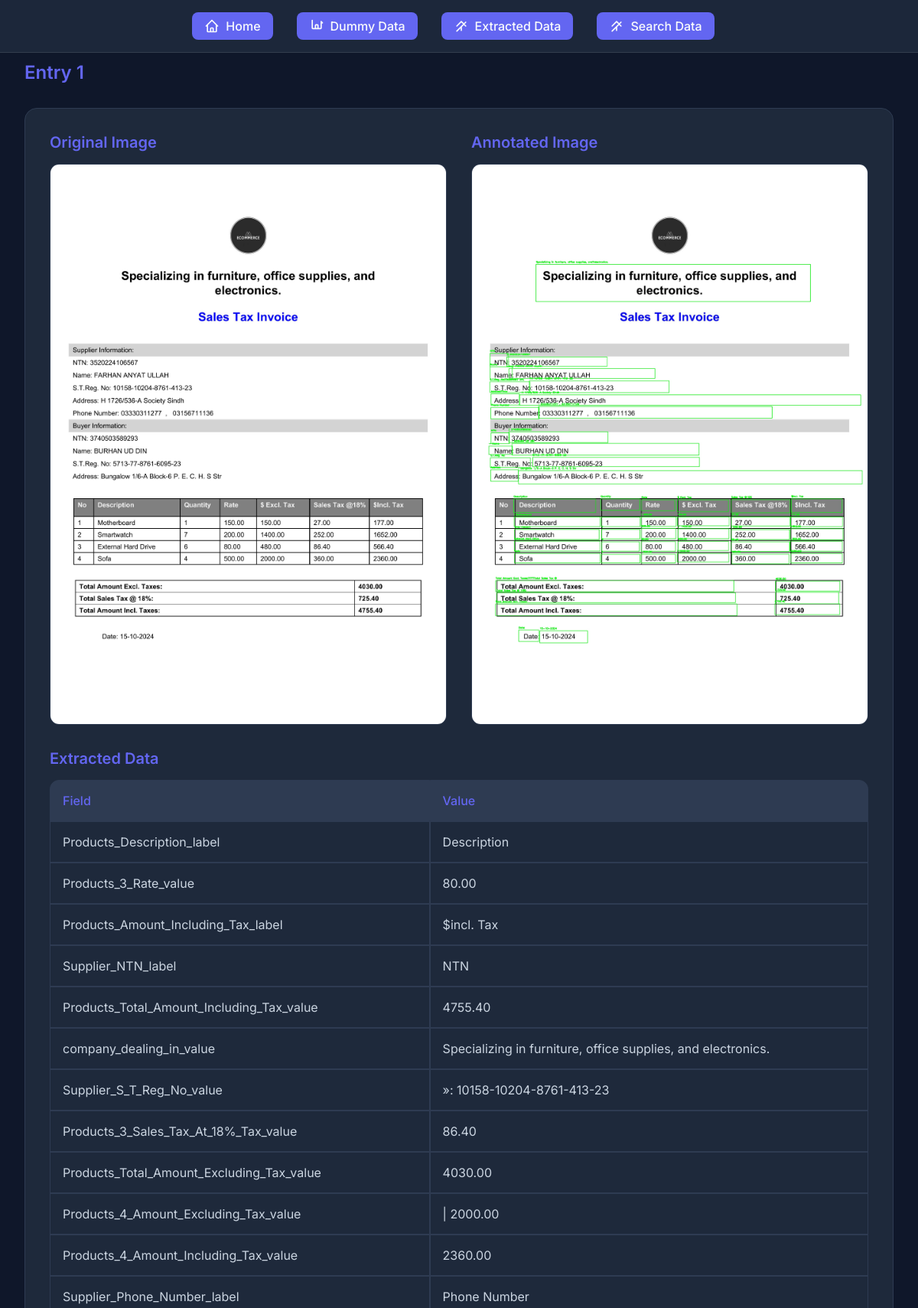
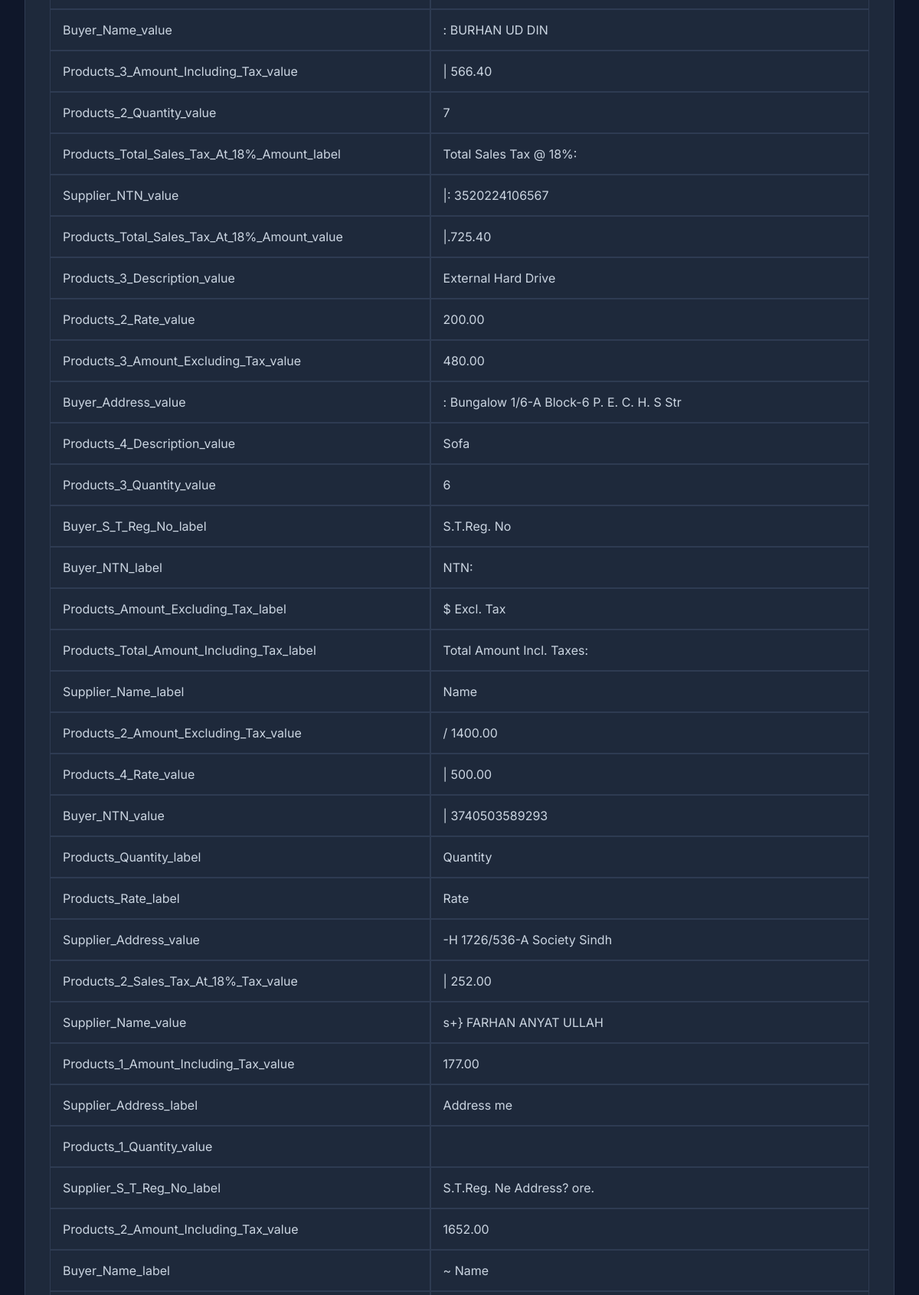
Screenshot of /App/show_extracted_data/ (upper part) with the database file from the repository (2 pictures, top to bottom).
### App/models.py (models this page shows, shortened)
class AnnotatedImage(models.Model):
    original_image = models.ImageField(upload_to='original_images/')
    annotated_image = models.ImageField(upload_to='annotated_images/')
    annotations = models.JSONField()  # Store annotations as JSON
    uploaded_at = models.DateTimeField(auto_now_add=True)
    ntn_number = models.CharField(max_length=50, blank=True, null=True)  # Add NTN field

### App/views.py (the view)
# urls.py: path('show_extracted_data/', views.show_extracted_data, name='show_extracted_data'),
def show_extracted_data(request):
    annotated_images = AnnotatedImage.objects.all()
    return render(request, 'firstApp/show_extracted_data.html', {
        'annotated_images': annotated_images,
    })

### templates/firstApp/show_extracted_data.html (shortened to what this page needs)
<!DOCTYPE html>
<html lang="en">
<head>
    <nav class="nav-bar">
        <a href="/" class="home-button">
            Home
        </a>
        <a href="{% url 'show_data' %}" class="home-button">
            <svg xmlns="http://www.w3.org/2000/svg" fill="none" stroke="currentColor" viewBox="0 0 24 24" width="20"
                height="20">
                <path stroke-linecap="round" stroke-linejoin="round" stroke-width="2"
                    d="M5 3v12a1 1 0 001 1h3m10-11l2 2m-2-2v10a1 1 0 01-1 1h-3m-6 0a1 1 0 001-1v-4a1 1 0 011-1h2a1 1 0 011 1v4a1 1 0 001 1m-6 0h6" />
            </svg>
            Dummy Data
        </a>
        <a href="{% url 'show_extracted_data' %}" class="home-button">
            <svg xmlns="http://www.w3.org/2000/svg" fill="none" stroke="currentColor" viewBox="0 0 24 24" width="20"
                height="20">
                <path stroke-linecap="round" stroke-linejoin="round" stroke-width="2"
                    d="M5 12l7-7 7 7m-7 7v-6m0 0l-7 7m7-7l7-7" />
            </svg>
            Extracted Data
        </a>
        <a href="{% url 'search_ntn' %}" class="home-button">
            <svg xmlns="http://www.w3.org/2000/svg" fill="none" stroke="currentColor" viewBox="0 0 24 24" width="20" height="20">
                <path stroke-linecap="round" stroke-linejoin="round" stroke-width="2" d="M5 12l7-7 7 7m-7 7v-6m0 0l-7 7m7-7l7-7" />
            </svg>
            Search Data
        </a>
    </nav>
</head>
<body>
    <div class="results-container">
        {% for image in annotated_images %}
        <h2 class="entry-title">Entry {{ forloop.counter }}</h2>
        <div class="results-entry">
            <div class="images-container">
                <div class="image-preview">
                    <h2>Original Image</h2>
                    <img src="{{ image.original_image.url }}" alt="Original Image">
                </div>
                <div class="image-preview">
                    <h2>Annotated Image</h2>
                    <img src="{{ image.annotated_image.url }}" alt="Annotated Image">
                </div>
            </div>
            <div class="table-container">
                <h2>Extracted Data</h2>
                <table>
                    <thead>
                        <tr>
                            <th>Field</th>
                            <th>Value</th>
                        </tr>
                    </thead>
                    <tbody>
                        {% for annotation in image.annotations %}
                        <tr>
                            <td>{{ annotation.label }}</td>
                            <td>{{ annotation.text }}</td>
                        </tr>
                        {% endfor %}
                    </tbody>
                </table>
            </div>
        </div>
        {% endfor %}
    </div>
</body>
</html>

### templates/firstApp/show_extracted_data.html (style rules this page uses)
:root { --background: #0f172a; --surface: #1e293b; --border: #2e3b52; --text: #f8fafc; --text-secondary: #cbd5e1; --primary: #6366f1; --surface-hover: #2e3b52; }
* { margin: 0; padding: 0; box-sizing: border-box; }
.nav-bar { position: fixed; top: 0; left: 0; right: 0; background: rgba(30, 41, 59, 0.95); backdrop-filter: blur(10px); padding: 1rem 2rem; z-index: 1000; border-bottom: 1px solid rgba(255, 255, 255, 0.1); display: flex; justify-content: center; gap: 1rem; }
.home-button { display: inline-flex; align-items: center; gap: 0.5rem; color: #f8fafc; text-decoration: none; font-family: 'Inter', sans-serif; font-weight: 500; padding: 0.5rem 1rem; margin-right: 15px; border-radius: 0.5rem; background: #6366f1; transition: all 0.3s ease; }
.home-button svg { width: 20px; height: 20px; }
body { font-family: 'Inter', sans-serif; background-color: var(--background); color: var(--text); margin: 0; padding: 2rem; min-height: 100vh; padding-top: 4rem; }
.results-container { max-width: 1200px; margin: 0 auto; display: flex; flex-direction: column; gap: 2rem; }
.entry-title { color: var(--primary); font-size: 1.5rem; font-weight: 600; margin-top: 1rem; }
.results-entry { border: 1px solid var(--border); border-radius: 1rem; padding: 2rem; background-color: var(--surface); transition: transform 0.3s ease, box-shadow 0.3s ease; }
.images-container { display: grid; grid-template-columns: repeat(auto-fit, minmax(300px, 1fr)); gap: 2rem; margin-bottom: 2rem; }
.image-preview { display: flex; flex-direction: column; gap: 1rem; }
.image-preview h2 { font-size: 1.25rem; color: var(--primary); font-weight: 600; }
.image-preview img { width: 100%; height: auto; border-radius: 0.75rem; border: 1px solid var(--border); transition: transform 0.3s ease; }
.table-container { margin-top: 2rem; overflow-x: auto; }
.table-container h2 { font-size: 1.25rem; color: var(--primary); margin-bottom: 1rem; font-weight: 600; }
table { width: 100%; border-collapse: separate; border-spacing: 0; margin-top: 1rem; }
th, td { border: 1px solid var(--border); padding: 1rem; text-align: left; }
th { background-color: var(--surface-hover); color: var(--primary); font-weight: 500; }
td { color: var(--text-secondary); }
th:first-child, td:first-child { border-left: 1px solid var(--border); }
th:first-child { border-top-left-radius: 0.75rem; }
th:last-child { border-top-right-radius: 0.75rem; }

### rows the page displays
AnnotatedImage: original_image (picture), annotated_image (picture), label "Products_Description_label" "Products_3_Rate_value" "Products_Amount_Including_Tax_label" "Supplier_NTN_label" "Products_Total_Amount_Including_Tax_value" "company_dealing_in_value" "Supplier_S_T_Reg_No_value" "Products_3_Sales_Tax_At_18%_Tax_value" "Products_Total_Amount_Excluding_Tax_value" "Products_4_Amount_Excluding_Tax_value" "Products_4_Amount_Including_Tax_value" "Supplier_Phone_Number_label" "Buyer_Name_value" "Products_3_Amount_Including_Tax_value" "Products_2_Quantity_value" "Products_Total_Sales_Tax_At_18%_Amount_label" "Supplier_NTN_value" "Products_Total_Sales_Tax_At_18%_Amount_value" "Products_3_Description_value" "Products_2_Rate_value" "Products_3_Amount_Excluding_Tax_value" "Buyer_Address_value" "Products_4_Description_value" "Products_3_Quantity_value" "Buyer_S_T_Reg_No_label" "Buyer_NTN_label" "Products_Amount_Excluding_Tax_label" "Products_Total_Amount_Including_Tax_label" "Supplier_Name_label" "Products_2_Amount_Excluding_Tax_value" "Products_4_Rate_value" "Buyer_NTN_value" "Products_Quantity_label" "Products_Rate_label" "Supplier_Address_value" "Products_2_Sales_Tax_At_18%_Tax_value" "Supplier_Name_value" "Products_1_Amount_Including_Tax_value" "Supplier_Address_label" "Products_1_Quantity_value" "Supplier_S_T_Reg_No_label" "Products_2_Amount_Including_Tax_value" "Buyer_Name_label", text "Description" "80.00" "$incl. Tax" "NTN" "4755.40" "Specializing in furniture, office supplies, and electronics." "»: 10158-10204-8761-413-23" "86.40" "4030.00" "| 2000.00" "2360.00" "Phone Number" ": BURHAN UD DIN" "| 566.40" "7" "Total Sales Tax @ 18%:" "|: 3520224106567" "|.725.40" "External Hard Drive" "200.00" "480.00" ": Bungalow 1/6-A Block-6 P. E. C. H. S Str" "Sofa" "6" "S.T.Reg. No" "NTN:" "$ Excl. Tax" "Total Amount Incl. Taxes:" "Name" "/ 1400.00" "| 500.00" "| 3740503589293" "Quantity" "Rate" "-H 1726/536-A Society Sindh" "| 252.00" "s+} FARHAN ANYAT ULLAH" "177.00" "Address me" "S.T.Reg. Ne Address? ore." "1652.00" "~ Name"
